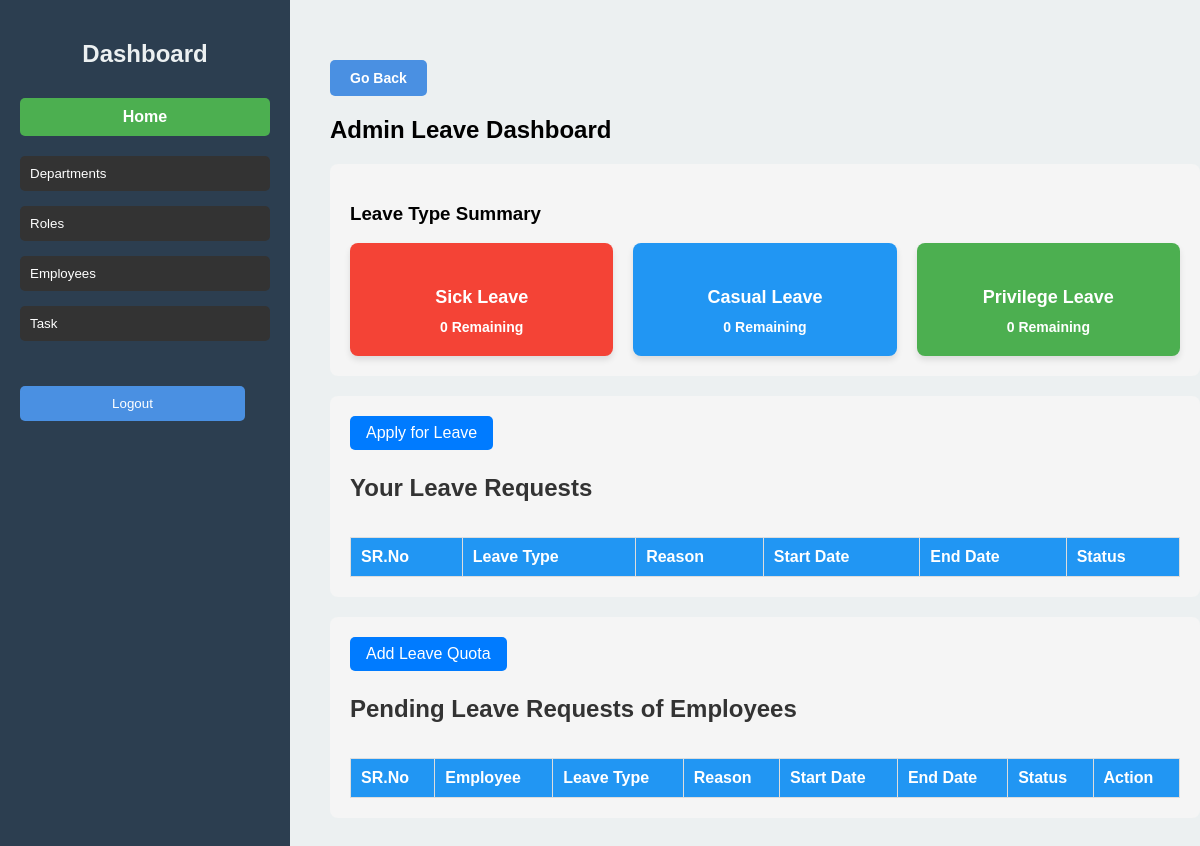
The app's page /leave_dashboard_admin/ (signed in), older data.
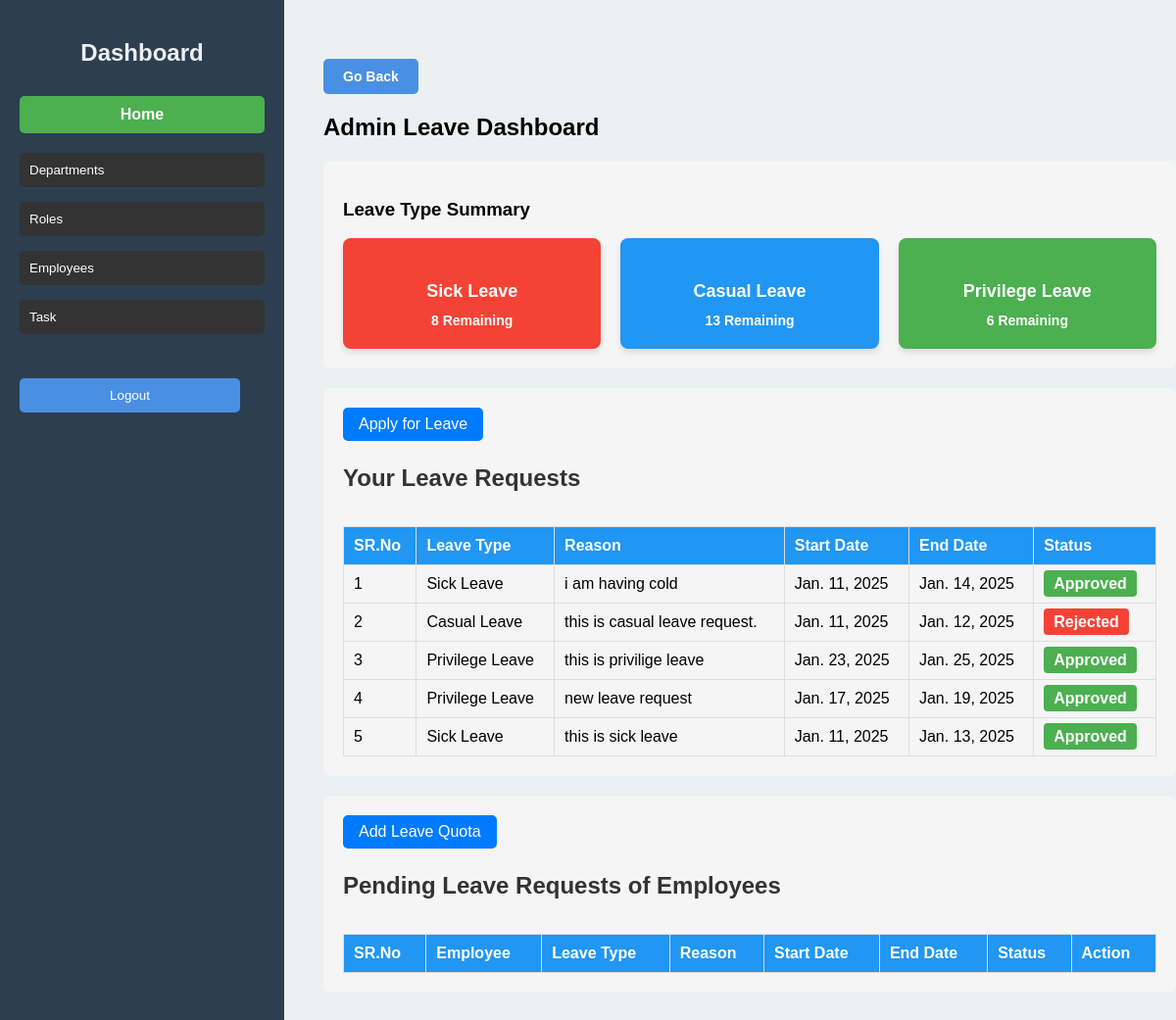
The same page, newer data.
### deptapp/models.py (models this page shows, shortened)
class Leave(models.Model):
    class LeaveType(models.TextChoices):
        SICK_LEAVE = 'SL', 'Sick Leave'
        CASUAL_LEAVE = 'CL', 'Casual Leave'
        PRIVILEGE_LEAVE = 'PL', 'Privilege Leave'
        LEAVE_WITHOUT_PAY = 'LWP', 'Leave Without Pay'
    class Status(models.TextChoices):
        APPROVED = 'approved', 'Approved'
        REJECTED = 'rejected', 'Rejected'
        PENDING = 'pending', 'Pending'
    leave_id = models.AutoField(primary_key=True)
    employee = models.ForeignKey('Users', on_delete=models.CASCADE, related_name='leaves')
    leave_type = models.CharField(max_length=3, choices=LeaveType.choices)
    reason = models.CharField(max_length=200)
    start_date = models.DateField()
    end_date = models.DateField()
    total_days = models.PositiveIntegerField()
    status = models.CharField(max_length=10, choices=Status.choices, default=Status.PENDING)
    approved_by = models.ForeignKey('Users', on_delete=models.SET_NULL, null=True, blank=True, related_name='approved_leaves')
    created_at = models.DateTimeField(auto_now_add=True)
    updated_at = models.DateTimeField(auto_now=True)

### deptapp/views.py (the view)
# urls.py: path('leave_dashboard_admin/', views.leave_dashboard_admin, name='leave_dashboard_admin'),
@login_required
def leave_dashboard_admin(request):
    pending_leaves = Leave.objects.filter(status=Leave.Status.PENDING)
    employee_leaves = Leave.objects.filter(employee=request.user)
    leave_type_counts = Counter(leave.get_leave_type_display() for leave in pending_leaves)
    leave_type_summary = dict(leave_type_counts)
    leave_quotas = LeaveQuota.objects.filter(employee=request.user)
    remaining_leave_quotas = {
        'Sick_Leave': 0,
        'Casual_Leave': 0,
        'Privilege_Leave': 0,
    }
    for quota in leave_quotas:
        if quota.leave_type == LeaveQuota.LeaveType.SICK_LEAVE:
            remaining_leave_quotas['Sick_Leave'] = quota.remain_quota
        elif quota.leave_type == LeaveQuota.LeaveType.CASUAL_LEAVE:
            remaining_leave_quotas['Casual_Leave'] = quota.remain_quota
        elif quota.leave_type == LeaveQuota.LeaveType.PRIVILEGE_LEAVE:
            remaining_leave_quotas['Privilege_Leave'] = quota.remain_quota
    for leave in employee_leaves:
        if leave.status == Leave.Status.APPROVED:
            if leave.leave_type == Leave.LeaveType.SICK_LEAVE:
                remaining_leave_quotas['Sick_Leave'] -= 1
            elif leave.leave_type == Leave.LeaveType.CASUAL_LEAVE:
                remaining_leave_quotas['Casual_Leave'] -= 1
            elif leave.leave_type == Leave.LeaveType.PRIVILEGE_LEAVE:
                remaining_leave_quotas['Privilege_Leave'] -= 1
    return render(request, 'leave_dashboard_admin.html', {
        'pending_leaves': pending_leaves,
        'employee_leaves': employee_leaves,
        'leave_type_summary': leave_type_summary,
        'remaining_leave_quotas': remaining_leave_quotas,  # Pass remaining leave quotas for the logged-in admin
    })

### templates/leave_dashboard_admin.html (shortened to what this page needs)
{% extends 'base.html' %}
{% block content %}
<div class="dashboard-container">
    <a href="{% url 'viewtasks' %}" class="btn btn-top">Go Back</a>
    <h2>Admin Leave Dashboard</h2>
    <div class="leave-summary">
        <h3>Leave Type Summary</h3>
        <div class="leave-type-summary">
            <div class="leave-type-box sick-leave-box">
                <h4>Sick Leave</h4>
                <span>{{ remaining_leave_quotas.Sick_Leave }} Remaining</span>
            </div>
            <div class="leave-type-box casual-leave-box">
                <h4>Casual Leave</h4>
                <span>{{ remaining_leave_quotas.Casual_Leave }} Remaining</span>
            </div>
            <div class="leave-type-box privilege-leave-box">
                <h4>Privilege Leave</h4>
                <span>{{ remaining_leave_quotas.Privilege_Leave }} Remaining</span>
            </div>
        </div>
    </div>
    <div class="employee-leave-requests">
        <div class="apply-leave-btn-container">
            <a href="{% url 'apply_leave' %}" class="btn-apply-leave">Apply for Leave</a>
        </div>
        <h3>Your Leave Requests</h3>
        <div class="leave-table-container">
            <table>
                <tr>
                    <th>SR.No</th>
                    <th>Leave Type</th>
                    <th>Reason</th>
                    <th>Start Date</th>
                    <th>End Date</th>
                    <th>Status</th>
                </tr>
                {% for leave in employee_leaves %}
                <tr>
                    <td>{{ forloop.counter }}</td>
                    <td>{{ leave.get_leave_type_display }}</td>
                    <td>{{ leave.reason }}</td>
                    <td>{{ leave.start_date }}</td>
                    <td>{{ leave.end_date }}</td>
                    <td>
                        <span class="status {{ leave.status }}">
                            {{ leave.get_status_display }}
                        </span>
                    </td>
                </tr>
                {% endfor %}
            </table>
        </div>
    </div>
    <div class="pending-leave-requests">
        <div class="leave-quota-btn-container">
            <a href="{% url 'leave_quota_view' %}" class="btn-leave-quota">Add Leave Quota</a>
        </div>
        <h3>Pending Leave Requests of Employees</h3>
        <div class="leave-table-container">
            <table>
                <tr>
                    <th>SR.No</th>
                    <th>Employee</th>
                    <th>Leave Type</th>
                    <th>Reason</th>
                    <th>Start Date</th>
                    <th>End Date</th>
                    <th>Status</th>
                    <th>Action</th>
                </tr>
            </table>
        </div>
    </div>
</div>
{% endblock %}

Row changes from the older to the newer data that the page shows:
added Leave: leave_type "Sick Leave", reason "i am having cold", start_date "Jan. 11, 2025", end_date "Jan. 14, 2025", status "Approved"
added Leave: leave_type "Casual Leave", reason "this is casual leave request.", start_date "Jan. 11, 2025", end_date "Jan. 12, 2025", status "Rejected"
added Leave: leave_type "Privilege Leave", reason "this is privilige leave", start_date "Jan. 23, 2025", end_date "Jan. 25, 2025", status "Approved"
added Leave: leave_type "Privilege Leave", reason "new leave request", start_date "Jan. 17, 2025", end_date "Jan. 19, 2025", status "Approved"
added Leave: leave_type "Sick Leave", reason "this is sick leave", start_date "Jan. 11, 2025", end_date "Jan. 13, 2025", status "Approved"
Text that changed along with them:
{{ remaining_leave_quotas.Sick_Leave }}: "0" → "8"
{{ remaining_leave_quotas.Casual_Leave }}: "0" → "13"
{{ remaining_leave_quotas.Privilege_Leave }}: "0" → "6"
